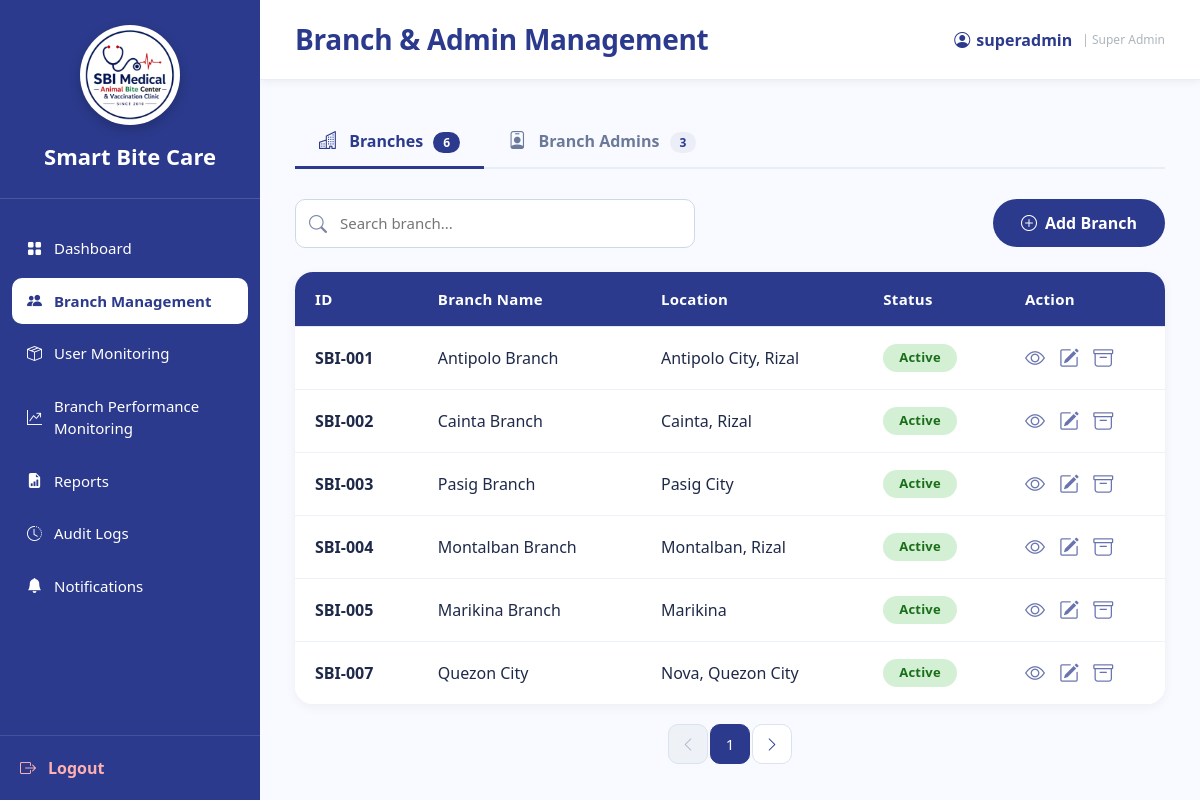
Page /SuperAdmin_CombinedManagement.php (signed in) on the earlier database version.
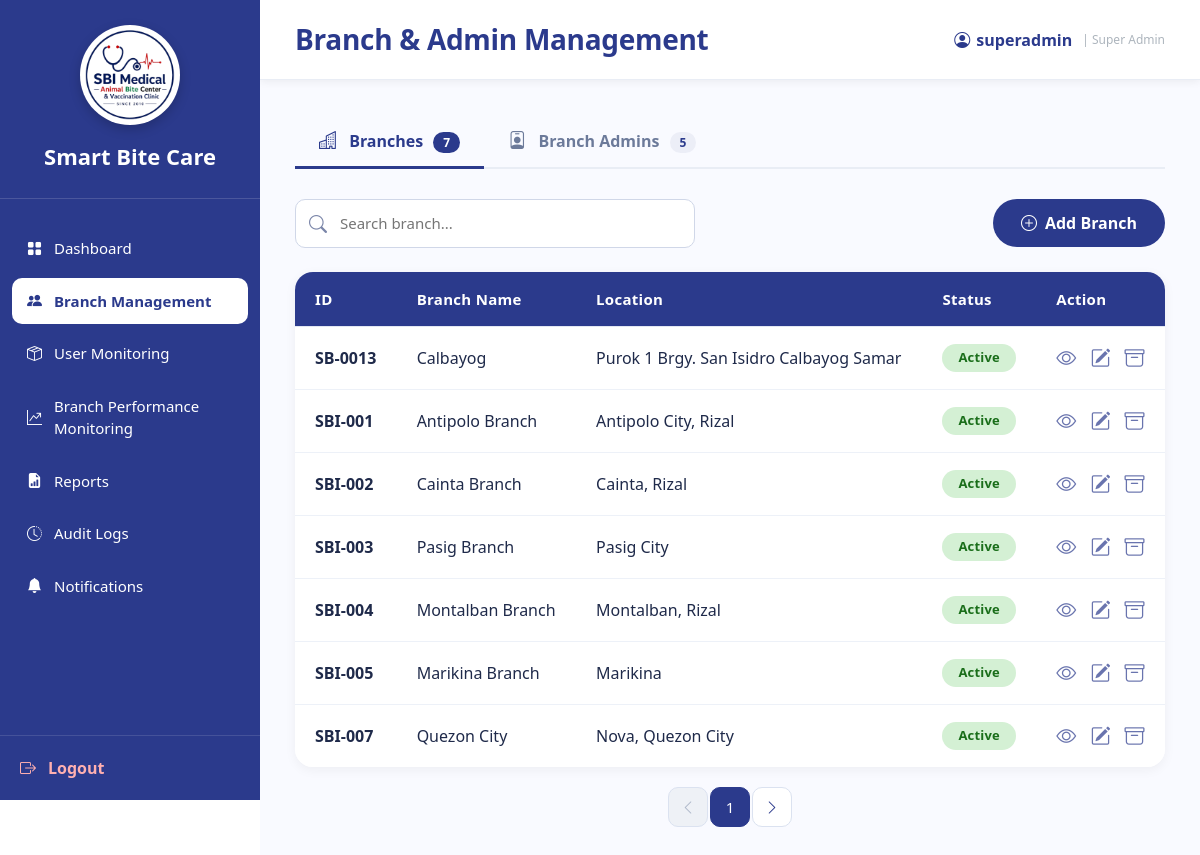
Same page on the later database version.
### tables this page shows
CREATE TABLE `branches` (
  `branch_id` varchar(10) NOT NULL,
  `branch_name` varchar(150) NOT NULL,
  `branch_address` text DEFAULT NULL,
  `contact_number` varchar(30) DEFAULT NULL,
  `email` varchar(150) DEFAULT NULL,
  `status` enum('Active','Inactive') DEFAULT 'Active',
  `created_at` timestamp NOT NULL DEFAULT current_timestamp()
);

### SuperAdmin_CombinedManagement.php (the view, shortened to what the changed rows need)
<?php
require_once 'sources/db_connect.php';
$active_tab = isset($_GET['tab']) ? $_GET['tab'] : 'branches';
$sql = "SELECT * FROM branches ORDER BY branch_id";
$result = $conn->query($sql);
$admins = [];
$admin_sql = "SELECT u.user_id, u.username, u.email, u.status, u.created_at,
        b.branch_id, b.branch_name
        FROM users u
        LEFT JOIN branches b ON u.branch_id = b.branch_id
        WHERE u.role_id = 2";
$admin_sql .= " ORDER BY u.created_at DESC";
$admin_stmt = $conn->prepare($admin_sql);
$admin_stmt->execute();
$admin_result = $admin_stmt->get_result();
while ($row = $admin_result->fetch_assoc()) {
    $admins[] = $row;
}
?>
<!DOCTYPE html>
<html lang="en">
<head>
    <link href="https://cdn.jsdelivr.net/npm/bootstrap@5.3.3/dist/css/bootstrap.min.css" rel="stylesheet" />
    <link rel="stylesheet" href="https://cdn.jsdelivr.net/npm/bootstrap-icons@1.11.3/font/bootstrap-icons.min.css" />
    <link rel="stylesheet" href="sidebar.css" />
</head>
<body>
<div class="main">
    <div class="content">
        <ul class="nav nav-tabs-custom" id="managementTabs" role="tablist">
            <li class="nav-item" role="presentation">
                <a class="nav-link <?php echo $active_tab === 'branches' ? 'active' : ''; ?>"
                   id="branches-tab" data-bs-toggle="tab" data-bs-target="#branches-pane"
                   type="button" role="tab" aria-controls="branches-pane"
                   aria-selected="<?php echo $active_tab === 'branches' ? 'true' : 'false'; ?>"
                   href="?tab=branches">
                    <i class="bi bi-buildings"></i> Branches
                    <span class="badge-tab"><?php echo $result ? $result->num_rows : 0; ?></span>
                </a>
            </li>
            <li class="nav-item" role="presentation">
                <a class="nav-link <?php echo $active_tab === 'admins' ? 'active' : ''; ?>"
                   id="admins-tab" data-bs-toggle="tab" data-bs-target="#admins-pane"
                   type="button" role="tab" aria-controls="admins-pane"
                   aria-selected="<?php echo $active_tab === 'admins' ? 'true' : 'false'; ?>"
                   href="?tab=admins">
                    <i class="bi bi-person-badge"></i> Branch Admins
                    <span class="badge-tab"><?php echo count($admins); ?></span>
                </a>
            </li>
        </ul>
        <div class="tab-content">
            <div class="tab-pane fade <?php echo $active_tab === 'branches' ? 'show active' : ''; ?>"
                 id="branches-pane" role="tabpanel" aria-labelledby="branches-tab">
                <div class="table-wrap">
                    <table class="table table-hover align-middle" id="branchTable">
                        <thead>
                            <tr>
                                <th>ID</th>
                                <th>Branch Name</th>
                                <th>Location</th>
                                <th>Status</th>
                                <th>Action</th>
                            </tr>
                        </thead>
                        <tbody>
                            <?php if ($result && $result->num_rows > 0): ?>
                                <?php while ($row = $result->fetch_assoc()): ?>
                                    <tr>
                                        <td><strong><?php echo htmlspecialchars($row['branch_id']); ?></strong></td>
                                        <td><?php echo htmlspecialchars($row['branch_name']); ?></td>
                                        <td><?php echo htmlspecialchars($row['branch_address']); ?></td>
                                        <td>
                                            <span class="status-badge <?php echo strtolower($row['status']) === 'inactive' ? 'inactive' : ''; ?>">
                                                <?php echo htmlspecialchars($row['status']); ?>
                                            </span>
                                        </td>
                                        <td class="action-icons">
                                            <i class="bi bi-eye" title="View" onclick="viewBranch('<?php echo $row['branch_id']; ?>')"></i>
                                            <i class="bi bi-pencil-square" title="Edit" onclick="editBranch('<?php echo $row['branch_id']; ?>')"></i>
                                            <i class="bi bi-archive" title="Archive" onclick="archiveBranch('<?php echo $row['branch_id']; ?>')"></i>
                                        </td>
                                    </tr>
                                <?php endwhile; ?>
                            <?php endif; ?>
                        </tbody>
                    </table>
                </div>
            </div>
        </div>
    </div>
</div>
</body>
</html>

Differences in the rows shown:
added branches: branch_id "SB-0013", branch_name "Calbayog", branch_address "Purok 1 Brgy. San Isidro Calbayog Samar", status "Active"
Other differences:
$result->num_rows: "6" → "7"
count($admins): "3" → "5"
